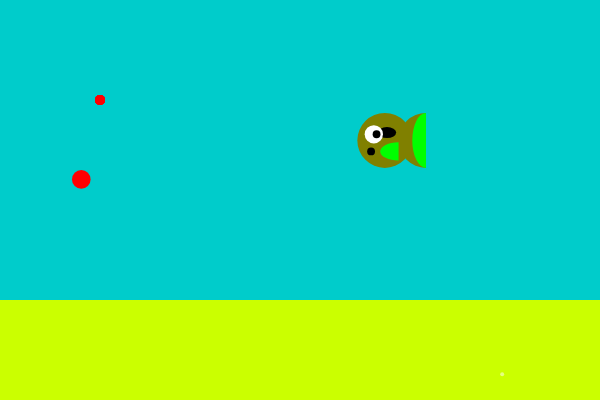
Frame 1 (no input)
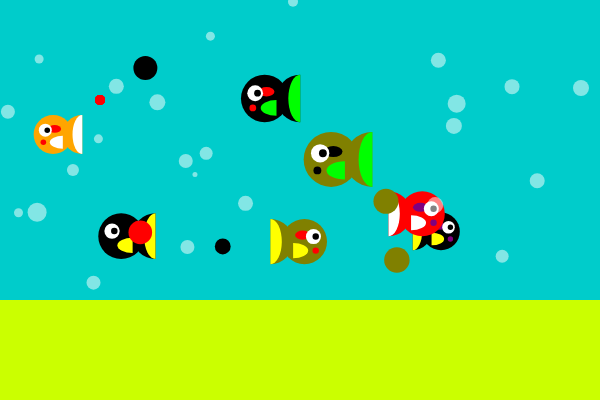
Frame 60 (no input)
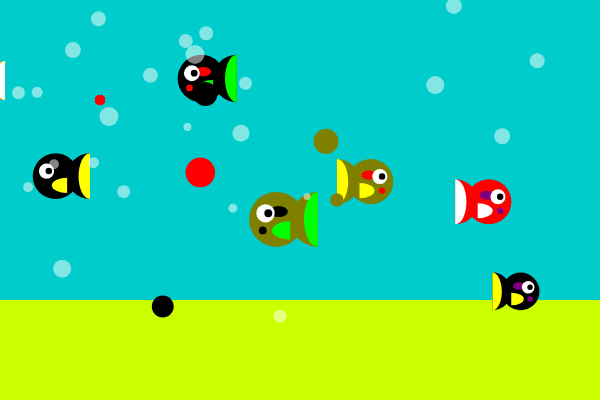
Frame 120 (the mouse pressed at the canvas centre since frame 60)

The p5.js sketch that drew these frames (run headless with seeded random() and noise() and a simulated clock; from frame 60 on, the mouse is pressed at the canvas centre):

// p5.js sketch
// ── sketch.js
const pcolor1 = ['black', 'olive', 'red', 'orange'];
const pcolor2 = ['lime', 'rose', 'yellow'];
const pcolor3 = ['black', 'yellow', 'red', 'purple'];

var nbBulles=0;
var bulles=[];

var nbPoissons=0;
var poissons=[];

var nbPoissonsL=0;
var poissonsL=[];

var nbSerpents=0;
var serpents=[];

function setup() { 
  smooth();
  createCanvas(600, 400);
  frameRate(45);
} 

function draw() { 
  background(0,204,203);
  
  noStroke();
  fill(203, 255, 0);
  rect(0,300,600,100);
  
  if(nbPoissons<7)
  {
    poissons.push(new poisson());
    nbPoissons++;
  }
  
  for(i=0;i<nbPoissons;i++)
  {
    poissons[i].slide();
    poissons[i].move();
    poissons[i].display();
    poissons[i].switch();
  }
  
  if(nbSerpents<1)
  {
    serpents.push(new serpent());
    nbSerpents++;
  }
  
  for(i=0;i<nbSerpents;i++)
  {
    serpents[i].display();
    //serpents[i].move();
  }
  
  if(nbPoissonsL<5)
  {
    poissonsL.push(new poissonL());
    nbPoissonsL++;
  }
  
  for(i=0;i<nbPoissonsL;i++)
  {
    poissonsL[i].slide();
    poissonsL[i].growth();
    poissonsL[i].move();
    poissonsL[i].display();
  }
  
  
  if(nbBulles<25)
  {
    bulles.push(new bulle());
    nbBulles++;
  }
  
  for(i=0;i<nbBulles;i++)
  {
    if(bulles[i].y<0)
    {
      bulles[i].x=random(0,600);
      bulles[i].y=random(150,400);
      bulles[i].t=5;
    }
  }
    
  for(i=0;i<nbBulles;i++)
  {
    bulles[i].move();
    bulles[i].display();
  }  
}

function bulle() 
{
//-----------------------------//
  this.x=random(0,600);
  this.y=random(50,400);
  this.t=5;
//-----------------------------//
  
  this.display = function() {
    fill(255, 255, 255, 130);
    ellipse(this.x,this.y,this.t);
  };
  
  this.move = function()
  {
    let marks = [0,1];
    let mark;
    this.y = (this.y-2);
    mark=random(marks);
    print(mark);
    
    if (mark == 0)
    {
      if (this.t>15)
      {
        this.t=(this.t-1);
      }
      this.t=(this.t-1);  
    }
    
    if (mark == 1)
    {
      if (this.t<15)
      {
        this.t=(this.t+1);
      }
      this.t=(this.t+1);
    }      
  }
  
  
  
}

function poisson()
{
  this.x=random(100,500);
  this.y=random(100,300);
  this.t=randomGaussian(45,8);
  this.sens=random([1,-1]);
  this.aim=this.y;
  this.color1=random(pcolor1);
  this.color2=random(pcolor2);
  this.color3=random(pcolor3);
  
  this.slide = function()
  {
    if(this.aim<this.y+1 && this.aim>this.y-1)
    {
      this.aim=random(50,315);
    }
  }
  
  this.display = function()
  {
    fill(this.color1);
    ellipse(this.x,this.y,this.t);
    arc(this.x-((this.t/4)*3*this.sens),this.y,this.t,this.t,(-PI/2)*this.sens,(PI/2)*this.sens);
    
    fill(this.color2);
    arc(this.x-((this.t/4)*3*this.sens),this.y,this.t/2,this.t,(-PI/2)*this.sens,(PI/2)*this.sens);
    arc(this.x-((this.t/4)*this.sens),this.y+(this.t/5),this.t-(this.t/3),this.t/3,(-PI/2)*this.sens,(PI/2)*this.sens);
    
    fill(this.color3);
    ellipse(this.x-((this.t/25)*this.sens),this.y-(this.t/7),this.t/3,this.t/5);
    ellipse(this.x+((this.t/4)*this.sens),this.y+(this.t/5),this.t/7);
    
    //----------//
    fill('white');
    ellipse(this.x+((this.t/5)*this.sens),this.y-(this.t/9),this.t/3);
    fill('black');
    ellipse(this.x+((this.t/5)*this.sens)+(this.t/20),this.y-(this.t/9),this.t/7);
    
  }
  
  this.move = function()
  {
    this.x=this.x+((50/this.t)*this.sens);
    
    if(this.y<this.aim)
    {
      this.y=this.y+1
    }
    
    if(this.y>this.aim)
    {
      this.y=this.y-1;
    }
  }
  
  this.switch = function()
  {
    if(this.x<-100 || this.x>700)
    {
      this.sens=this.sens*-1;
    }
  }
}

function poissonL()
{
  this.x=random(50,550);
  this.y=random(50,350);
  this.t=random(10,20);
  this.m=this.t;
  this.g=1;
  this.aimx=this.x;
  this.aimy=this.y;
  this.color=random(pcolor1);
  
  this.slide = function()
  {
    if(this.aimy<this.y+1 && this.aimy>this.y-1)
    {
      this.aimy=random(50,315);
    }
    
    if(this.aimx<this.x+1 && this.aimx>this.x-1)
    {
      this.aimx=random(50,550);
    } 
  }
  
  this.move = function()
  {
    if(this.x<this.aimx)
    {
      this.x=this.x+1
    }
    
    if(this.x>this.aimx)
    {
      this.x=this.x-1;
    }
    
    if(this.y<this.aimy)
    {
      this.y=this.y+1
    }
    
    if(this.y>this.aimy)
    {
      this.y=this.y-1;
    }
  }
  
  this.growth = function()
  {
    if(this.g==1){
     if(this.t<this.m*2)
     {
       this.t=this.t+1;
     }
    }
       
    if(this.g==0){
     if(this.t>this.m)
     {
       this.t=this.t-2;
     }
    }
    
    if(this.t>=this.m*2)
    {
      this.g=0;
    }
    
    if(this.t<=this.m)
    {
      this.g=1;
    }
    
    
    
  }
  
  this.display = function()
  {
    fill(this.color);
    ellipse(this.x,this.y,this.t);
  }
}

function serpent()
{
  this.l=8;
  this.t=10;
  this.sens=(random([-1,1]));
  this.aim=(random([-1,1]));
  this.vaim=random(25,300);
  this.x=[];
  this.y=[];
  
  for(i=0;i<this.l;i++)
  {
    this.x.push(100);
    this.y.push(100);
  }
  
  this.display = function()
  {
    fill('red');
    
    for(i=0;i<this.l;i++)
    {
      ellipse(this.x[i],this.y[i],this.t);
    }
  }
  
  this.slide = function()
  {
     if(this.vaim+1>this.x[0] && this.vaim-1<this.x[0])
     {
       this.vaim=random(25,300);
     }
    
    if(this.vaim<this.x)
    {
      this.aim=-1;
    }
    
    if(this.vaim>this.x)
    {
      this.aim=1;
    }
  }
  
  this.move = function() 
  {
    let xin = this.x;
    let yin = this.y;
    let xout = this.x;
    let yout = this.y;
    
    this.x[0] += this.sens;
    this.y[0] += this.aim;
    
    for(i=1;i<this.l;i++)
    {
      xout = this.x[i];
      yout = this.y[i];
      this.x[i] = xin[i]+this.sens;
      this.y[i] = yin[i]+this.aim;
      xin = xout;
      yin = yout;
    }

  }

}
